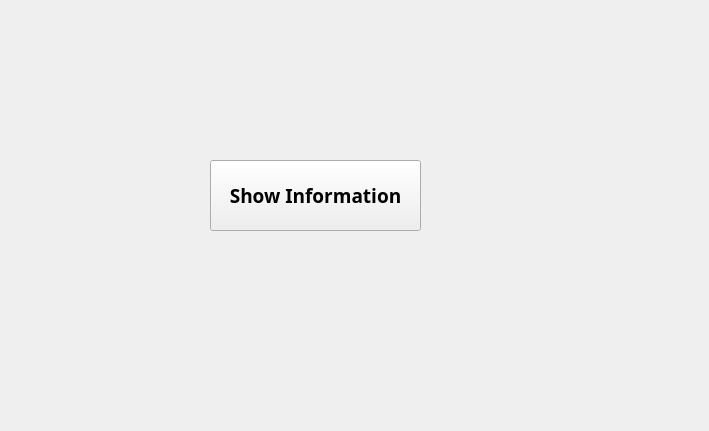
<?xml version="1.0" encoding="UTF-8"?>
<ui version="4.0">
 <class>Widget</class>
 <widget class="QWidget" name="Widget">
  <property name="geometry">
   <rect>
    <x>0</x>
    <y>0</y>
    <width>709</width>
    <height>431</height>
   </rect>
  </property>
  <property name="windowTitle">
   <string>Widget</string>
  </property>
  <widget class="QPushButton" name="showInfoButton">
   <property name="geometry">
    <rect>
     <x>210</x>
     <y>160</y>
     <width>211</width>
     <height>71</height>
    </rect>
   </property>
   <property name="font">
    <font>
     <family>Bahnschrift SemiBold</family>
     <pointsize>14</pointsize>
     <weight>75</weight>
     <bold>true</bold>
    </font>
   </property>
   <property name="text">
    <string>Show Information</string>
   </property>
  </widget>
 </widget>
 <resources/>
 <connections/>
</ui>
